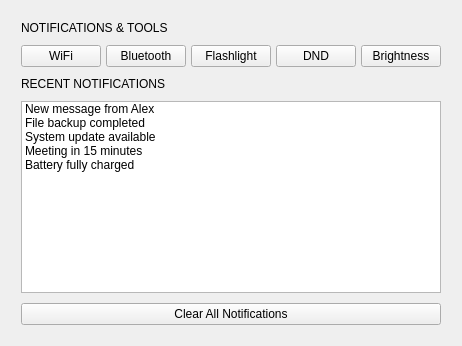
<?xml version="1.0" encoding="UTF-8"?>
<ui version="4.0">
 <class>CustomComponent</class>
 <widget class="QCustomComponent" name="CustomComponent">
  <property name="geometry">
   <rect>
    <x>0</x>
    <y>0</y>
    <width>520</width>
    <height>0</height>
   </rect>
  </property>
  <property name="windowTitle">
   <string>CustomComponent</string>
  </property>
  <layout class="QVBoxLayout" name="verticalLayout">
   <item>
    <widget class="QCustomHamburgerMenu" name="topHamburgerMenu">
     <property name="position" stdset="0">
      <string>Top</string>
     </property>
     <property name="sizeWrap" stdset="0">
      <bool>true</bool>
     </property>
     <property name="center" stdset="0">
      <bool>true</bool>
     </property>
     <property name="toggleButtonName" stdset="0">
      <string>topSideDrawerBtn</string>
     </property>
     <layout class="QVBoxLayout" name="verticalLayout_3">
      <property name="spacing">
       <number>10</number>
      </property>
      <property name="leftMargin">
       <number>10</number>
      </property>
      <property name="topMargin">
       <number>10</number>
      </property>
      <property name="rightMargin">
       <number>10</number>
      </property>
      <property name="bottomMargin">
       <number>10</number>
      </property>
      <item>
       <widget class="QWidget" name="topDrawerWidget" native="true">
        <layout class="QVBoxLayout" name="verticalLayout_2">
         <property name="spacing">
          <number>10</number>
         </property>
         <property name="leftMargin">
          <number>0</number>
         </property>
         <property name="topMargin">
          <number>0</number>
         </property>
         <property name="rightMargin">
          <number>0</number>
         </property>
         <property name="bottomMargin">
          <number>0</number>
         </property>
         <item>
          <widget class="QLabel" name="notificationsHeaderLabel">
           <property name="text">
            <string>NOTIFICATIONS &amp; TOOLS</string>
           </property>
          </widget>
         </item>
         <item>
          <layout class="QHBoxLayout" name="quickActionsLayout">
           <property name="spacing">
            <number>5</number>
           </property>
           <item>
            <widget class="QPushButton" name="wifiBtn">
             <property name="text">
              <string>WiFi</string>
             </property>
             <property name="icon">
              <iconset resource="../Qss/icons/_icons.qrc">
               <normaloff>:/material_design/icons/material_design/wifi.png</normaloff>:/material_design/icons/material_design/wifi.png</iconset>
             </property>
            </widget>
           </item>
           <item>
            <widget class="QPushButton" name="bluetoothBtn">
             <property name="text">
              <string>Bluetooth</string>
             </property>
             <property name="icon">
              <iconset resource="../Qss/icons/_icons.qrc">
               <normaloff>:/material_design/icons/material_design/bluetooth.png</normaloff>:/material_design/icons/material_design/bluetooth.png</iconset>
             </property>
            </widget>
           </item>
           <item>
            <widget class="QPushButton" name="flashlightBtn">
             <property name="text">
              <string>Flashlight</string>
             </property>
             <property name="icon">
              <iconset resource="../Qss/icons/_icons.qrc">
               <normaloff>:/material_design/icons/material_design/flashlight_on.png</normaloff>:/material_design/icons/material_design/flashlight_on.png</iconset>
             </property>
            </widget>
           </item>
           <item>
            <widget class="QPushButton" name="moonBtn">
             <property name="text">
              <string>DND</string>
             </property>
             <property name="icon">
              <iconset resource="../Qss/icons/_icons.qrc">
               <normaloff>:/material_design/icons/material_design/bedtime.png</normaloff>:/material_design/icons/material_design/bedtime.png</iconset>
             </property>
            </widget>
           </item>
           <item>
            <widget class="QPushButton" name="brightnessBtn">
             <property name="text">
              <string>Brightness</string>
             </property>
             <property name="icon">
              <iconset resource="../Qss/icons/_icons.qrc">
               <normaloff>:/material_design/icons/material_design/brightness_medium.png</normaloff>:/material_design/icons/material_design/brightness_medium.png</iconset>
             </property>
            </widget>
           </item>
          </layout>
         </item>
         <item>
          <widget class="QLabel" name="notificationsSectionLabel">
           <property name="text">
            <string>RECENT NOTIFICATIONS</string>
           </property>
          </widget>
         </item>
         <item>
          <widget class="QListWidget" name="notificationList">
           <item>
            <property name="text">
             <string>New message from Alex</string>
            </property>
            <property name="icon">
             <iconset resource="../Qss/icons/_icons.qrc">
              <normaloff>:/material_design/icons/material_design/chat_bubble.png</normaloff>:/material_design/icons/material_design/chat_bubble.png</iconset>
            </property>
           </item>
           <item>
            <property name="text">
             <string>File backup completed</string>
            </property>
            <property name="icon">
             <iconset resource="../Qss/icons/_icons.qrc">
              <normaloff>:/material_design/icons/material_design/cloud_done.png</normaloff>:/material_design/icons/material_design/cloud_done.png</iconset>
            </property>
           </item>
           <item>
            <property name="text">
             <string>System update available</string>
            </property>
            <property name="icon">
             <iconset resource="../Qss/icons/_icons.qrc">
              <normaloff>:/material_design/icons/material_design/system_update.png</normaloff>:/material_design/icons/material_design/system_update.png</iconset>
            </property>
           </item>
           <item>
            <property name="text">
             <string>Meeting in 15 minutes</string>
            </property>
            <property name="icon">
             <iconset resource="../Qss/icons/_icons.qrc">
              <normaloff>:/material_design/icons/material_design/event.png</normaloff>:/material_design/icons/material_design/event.png</iconset>
            </property>
           </item>
           <item>
            <property name="text">
             <string>Battery fully charged</string>
            </property>
            <property name="icon">
             <iconset resource="../Qss/icons/_icons.qrc">
              <normaloff>:/material_design/icons/material_design/battery_charging_full.png</normaloff>:/material_design/icons/material_design/battery_charging_full.png</iconset>
            </property>
           </item>
          </widget>
         </item>
         <item>
          <widget class="QPushButton" name="clearAllBtn">
           <property name="text">
            <string>Clear All Notifications</string>
           </property>
           <property name="icon">
            <iconset resource="../Qss/icons/_icons.qrc">
             <normaloff>:/material_design/icons/material_design/clear_all.png</normaloff>:/material_design/icons/material_design/clear_all.png</iconset>
           </property>
          </widget>
         </item>
        </layout>
       </widget>
      </item>
     </layout>
    </widget>
   </item>
  </layout>
 </widget>
 <customwidgets>
  <customwidget>
   <class>QCustomHamburgerMenu</class>
   <extends>QWidget</extends>
   <header>Custom_Widgets.QCustomHamburgerMenu</header>
   <container>1</container>
  </customwidget>
  <customwidget>
   <class>QCustomComponent</class>
   <extends>QWidget</extends>
   <header>Custom_Widgets.QCustomComponent</header>
   <container>1</container>
  </customwidget>
 </customwidgets>
 <resources>
  <include location="../Qss/icons/_icons.qrc"/>
 </resources>
 <connections/>
</ui>
